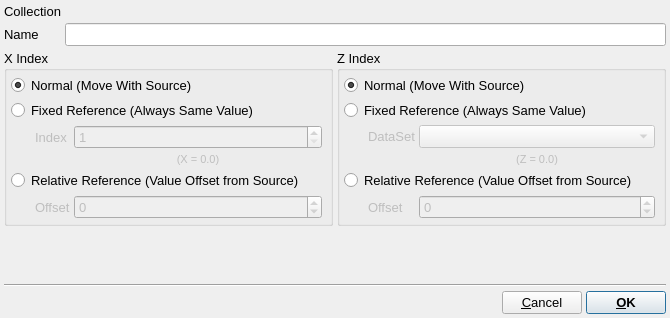
<?xml version="1.0" encoding="UTF-8"?>
<ui version="4.0">
 <class>EditReferenceDialog</class>
 <widget class="QDialog" name="EditReferenceDialog">
  <property name="windowModality">
   <enum>Qt::ApplicationModal</enum>
  </property>
  <property name="geometry">
   <rect>
    <x>0</x>
    <y>0</y>
    <width>670</width>
    <height>318</height>
   </rect>
  </property>
  <property name="font">
   <font>
    <pointsize>10</pointsize>
   </font>
  </property>
  <property name="windowTitle">
   <string>Reference Setup</string>
  </property>
  <property name="windowIcon">
   <iconset resource="icons.qrc">
    <normaloff>:/uchroma/icons/uchroma.png</normaloff>:/uchroma/icons/uchroma.png</iconset>
  </property>
  <layout class="QVBoxLayout" name="verticalLayout">
   <property name="spacing">
    <number>4</number>
   </property>
   <property name="margin">
    <number>4</number>
   </property>
   <item>
    <layout class="QGridLayout" name="gridLayout_2">
     <item row="1" column="1">
      <widget class="QLineEdit" name="NameEdit"/>
     </item>
     <item row="1" column="0">
      <widget class="QLabel" name="label_4">
       <property name="text">
        <string>Name</string>
       </property>
      </widget>
     </item>
     <item row="0" column="0">
      <widget class="QLabel" name="label_5">
       <property name="text">
        <string>Collection</string>
       </property>
      </widget>
     </item>
     <item row="0" column="1">
      <widget class="QLabel" name="SourceCollectionLabel">
       <property name="text">
        <string>&lt;None&gt;</string>
       </property>
      </widget>
     </item>
    </layout>
   </item>
   <item>
    <layout class="QHBoxLayout" name="horizontalLayout_4">
     <item>
      <widget class="QGroupBox" name="XGroup">
       <property name="title">
        <string>X Index</string>
       </property>
       <layout class="QHBoxLayout" name="horizontalLayout_2">
        <property name="spacing">
         <number>4</number>
        </property>
        <property name="margin">
         <number>4</number>
        </property>
        <item>
         <layout class="QGridLayout" name="gridLayout">
          <item row="0" column="0" colspan="4">
           <widget class="QRadioButton" name="XNormalRadio">
            <property name="text">
             <string>Normal (Move With Source)</string>
            </property>
            <property name="checked">
             <bool>true</bool>
            </property>
           </widget>
          </item>
          <item row="5" column="2">
           <widget class="QSpinBox" name="XRelativeSpin">
            <property name="enabled">
             <bool>false</bool>
            </property>
            <property name="sizePolicy">
             <sizepolicy hsizetype="Expanding" vsizetype="Fixed">
              <horstretch>0</horstretch>
              <verstretch>0</verstretch>
             </sizepolicy>
            </property>
            <property name="minimum">
             <number>-100</number>
            </property>
            <property name="maximum">
             <number>100</number>
            </property>
           </widget>
          </item>
          <item row="1" column="0" colspan="4">
           <widget class="QRadioButton" name="XFixedRadio">
            <property name="text">
             <string>Fixed Reference (Always Same Value)</string>
            </property>
           </widget>
          </item>
          <item row="2" column="1">
           <widget class="QLabel" name="XFixedSpinLabel">
            <property name="enabled">
             <bool>false</bool>
            </property>
            <property name="text">
             <string>Index</string>
            </property>
           </widget>
          </item>
          <item row="2" column="2">
           <widget class="QSpinBox" name="XFixedSpin">
            <property name="enabled">
             <bool>false</bool>
            </property>
            <property name="sizePolicy">
             <sizepolicy hsizetype="Expanding" vsizetype="Fixed">
              <horstretch>0</horstretch>
              <verstretch>0</verstretch>
             </sizepolicy>
            </property>
            <property name="minimum">
             <number>1</number>
            </property>
           </widget>
          </item>
          <item row="5" column="1">
           <widget class="QLabel" name="XRelativeSpinLabel">
            <property name="enabled">
             <bool>false</bool>
            </property>
            <property name="text">
             <string>Offset</string>
            </property>
           </widget>
          </item>
          <item row="4" column="0" colspan="4">
           <widget class="QRadioButton" name="XRelativeRadio">
            <property name="text">
             <string>Relative Reference (Value Offset from Source)</string>
            </property>
           </widget>
          </item>
          <item row="2" column="0">
           <spacer name="horizontalSpacer_2">
            <property name="orientation">
             <enum>Qt::Horizontal</enum>
            </property>
            <property name="sizeType">
             <enum>QSizePolicy::Minimum</enum>
            </property>
            <property name="sizeHint" stdset="0">
             <size>
              <width>20</width>
              <height>20</height>
             </size>
            </property>
           </spacer>
          </item>
          <item row="3" column="2">
           <widget class="QLabel" name="XFixedLabel">
            <property name="enabled">
             <bool>false</bool>
            </property>
            <property name="minimumSize">
             <size>
              <width>75</width>
              <height>0</height>
             </size>
            </property>
            <property name="font">
             <font>
              <pointsize>8</pointsize>
             </font>
            </property>
            <property name="text">
             <string>(X = 0.0)</string>
            </property>
            <property name="alignment">
             <set>Qt::AlignCenter</set>
            </property>
           </widget>
          </item>
         </layout>
        </item>
       </layout>
      </widget>
     </item>
     <item>
      <widget class="QGroupBox" name="ZGroup">
       <property name="title">
        <string>Z Index</string>
       </property>
       <layout class="QHBoxLayout" name="horizontalLayout_3">
        <property name="spacing">
         <number>4</number>
        </property>
        <property name="margin">
         <number>4</number>
        </property>
        <item>
         <layout class="QGridLayout" name="gridLayout_3">
          <item row="5" column="2">
           <widget class="QSpinBox" name="ZRelativeSpin">
            <property name="enabled">
             <bool>false</bool>
            </property>
            <property name="sizePolicy">
             <sizepolicy hsizetype="Expanding" vsizetype="Fixed">
              <horstretch>0</horstretch>
              <verstretch>0</verstretch>
             </sizepolicy>
            </property>
            <property name="minimum">
             <number>-100</number>
            </property>
            <property name="maximum">
             <number>100</number>
            </property>
           </widget>
          </item>
          <item row="4" column="0" colspan="4">
           <widget class="QRadioButton" name="ZRelativeRadio">
            <property name="text">
             <string>Relative Reference (Value Offset from Source)</string>
            </property>
           </widget>
          </item>
          <item row="0" column="0" colspan="4">
           <widget class="QRadioButton" name="ZNormalRadio">
            <property name="text">
             <string>Normal (Move With Source)</string>
            </property>
            <property name="checked">
             <bool>true</bool>
            </property>
           </widget>
          </item>
          <item row="2" column="1">
           <widget class="QLabel" name="ZDataSetComboLabel">
            <property name="enabled">
             <bool>false</bool>
            </property>
            <property name="sizePolicy">
             <sizepolicy hsizetype="Minimum" vsizetype="Preferred">
              <horstretch>0</horstretch>
              <verstretch>0</verstretch>
             </sizepolicy>
            </property>
            <property name="text">
             <string>DataSet</string>
            </property>
           </widget>
          </item>
          <item row="2" column="2">
           <widget class="QComboBox" name="ZDataSetCombo">
            <property name="enabled">
             <bool>false</bool>
            </property>
            <property name="sizePolicy">
             <sizepolicy hsizetype="Expanding" vsizetype="Fixed">
              <horstretch>0</horstretch>
              <verstretch>0</verstretch>
             </sizepolicy>
            </property>
           </widget>
          </item>
          <item row="5" column="1">
           <widget class="QLabel" name="ZRelativeSpinLabel">
            <property name="enabled">
             <bool>false</bool>
            </property>
            <property name="text">
             <string>Offset</string>
            </property>
           </widget>
          </item>
          <item row="1" column="0" colspan="4">
           <widget class="QRadioButton" name="ZFixedRadio">
            <property name="text">
             <string>Fixed Reference (Always Same Value)</string>
            </property>
           </widget>
          </item>
          <item row="2" column="0">
           <spacer name="horizontalSpacer_3">
            <property name="orientation">
             <enum>Qt::Horizontal</enum>
            </property>
            <property name="sizeType">
             <enum>QSizePolicy::Minimum</enum>
            </property>
            <property name="sizeHint" stdset="0">
             <size>
              <width>20</width>
              <height>20</height>
             </size>
            </property>
           </spacer>
          </item>
          <item row="3" column="2">
           <widget class="QLabel" name="ZFixedLabel">
            <property name="enabled">
             <bool>false</bool>
            </property>
            <property name="minimumSize">
             <size>
              <width>75</width>
              <height>0</height>
             </size>
            </property>
            <property name="font">
             <font>
              <pointsize>8</pointsize>
             </font>
            </property>
            <property name="text">
             <string>(Z = 0.0)</string>
            </property>
            <property name="alignment">
             <set>Qt::AlignCenter</set>
            </property>
           </widget>
          </item>
         </layout>
        </item>
       </layout>
      </widget>
     </item>
    </layout>
   </item>
   <item>
    <spacer name="verticalSpacer">
     <property name="orientation">
      <enum>Qt::Vertical</enum>
     </property>
     <property name="sizeHint" stdset="0">
      <size>
       <width>20</width>
       <height>0</height>
      </size>
     </property>
    </spacer>
   </item>
   <item>
    <widget class="Line" name="line">
     <property name="orientation">
      <enum>Qt::Horizontal</enum>
     </property>
    </widget>
   </item>
   <item>
    <layout class="QHBoxLayout" name="horizontalLayout">
     <item>
      <spacer name="horizontalSpacer">
       <property name="orientation">
        <enum>Qt::Horizontal</enum>
       </property>
       <property name="sizeHint" stdset="0">
        <size>
         <width>40</width>
         <height>20</height>
        </size>
       </property>
      </spacer>
     </item>
     <item>
      <widget class="QPushButton" name="CancelButton">
       <property name="text">
        <string>&amp;Cancel</string>
       </property>
      </widget>
     </item>
     <item>
      <widget class="QPushButton" name="OKButton">
       <property name="font">
        <font>
         <weight>75</weight>
         <bold>true</bold>
        </font>
       </property>
       <property name="text">
        <string>&amp;OK</string>
       </property>
       <property name="default">
        <bool>true</bool>
       </property>
      </widget>
     </item>
    </layout>
   </item>
  </layout>
 </widget>
 <resources>
  <include location="icons.qrc"/>
 </resources>
 <connections/>
</ui>
